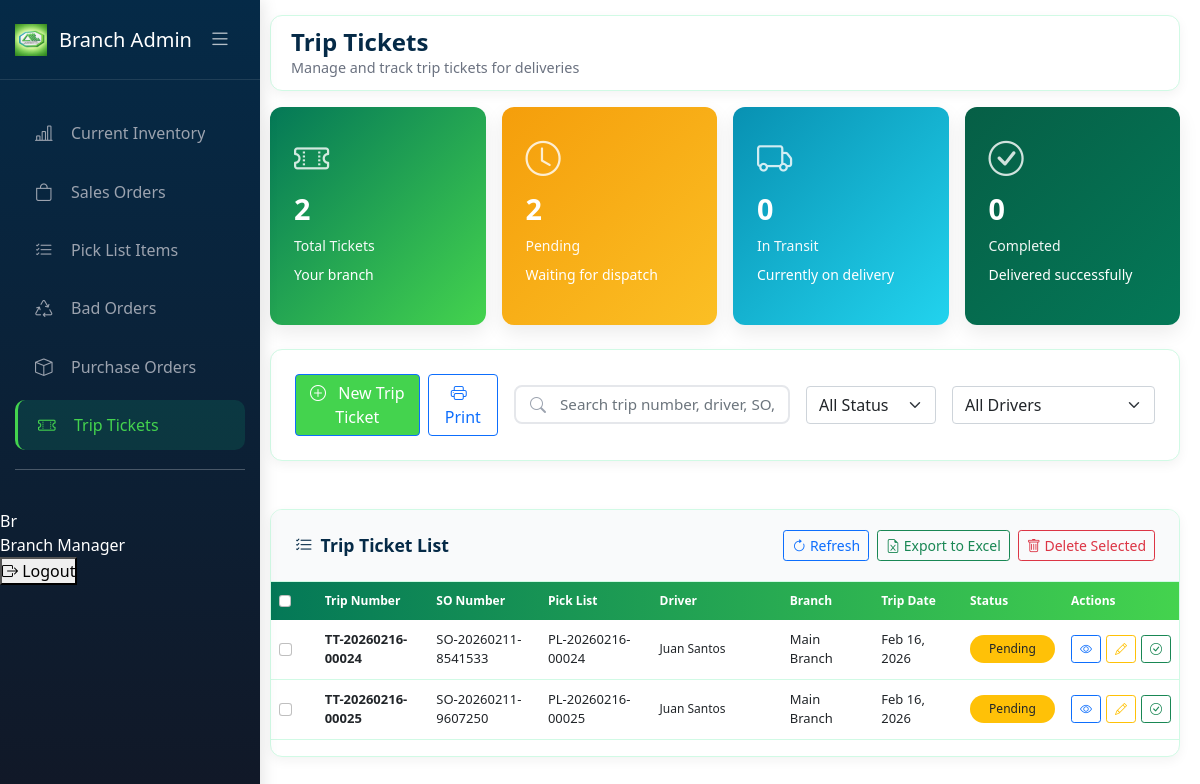
/BranchAdmin/trip_tickets.php (signed in), run on an earlier commit of the app's database.
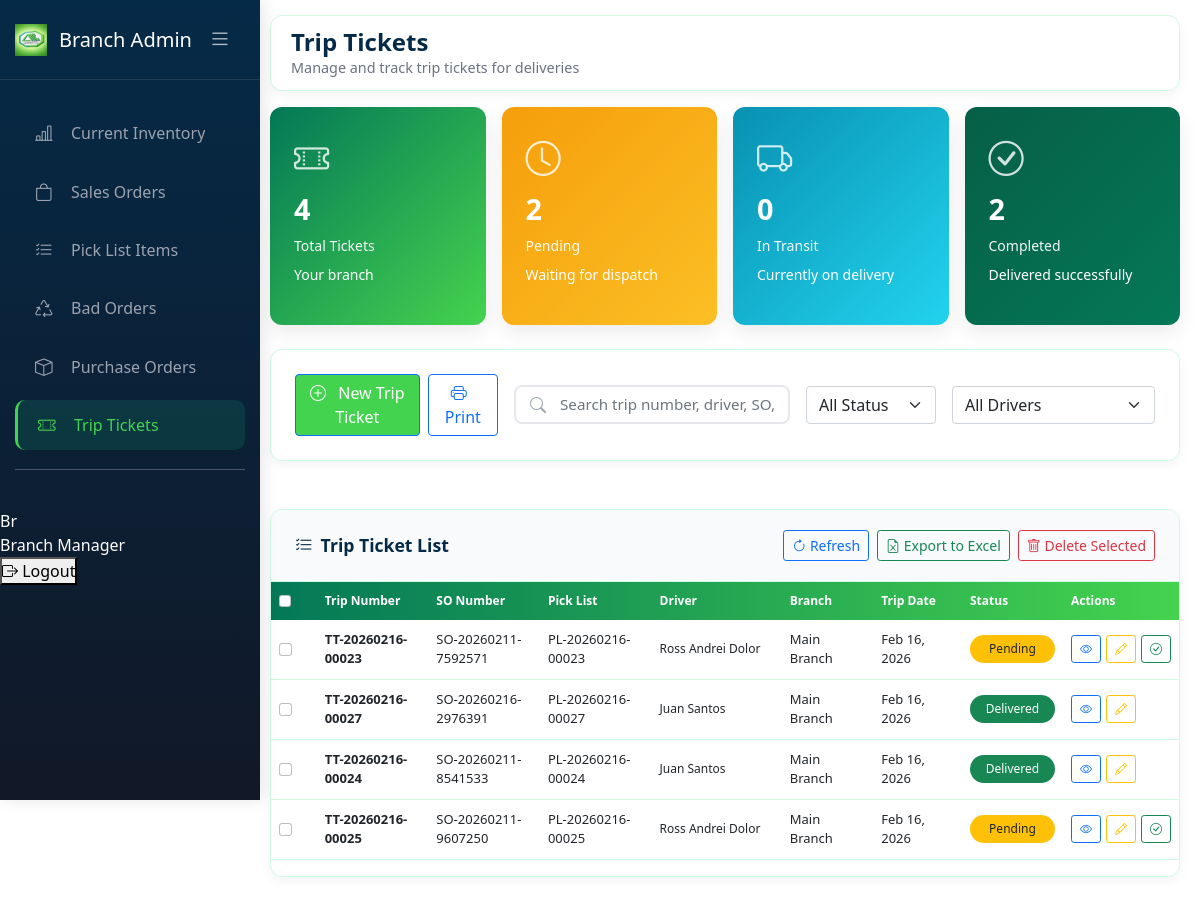
And on a later commit of the database.
### tables this page shows
CREATE TABLE `trip_tickets` (
  `trip_id` int(11) NOT NULL,
  `trip_number` varchar(50) NOT NULL,
  `so_id` int(11) NOT NULL,
  `picklist_id` int(11) DEFAULT NULL,
  `driver_id` int(11) NOT NULL,
  `branch_id` int(11) NOT NULL,
  `trip_date` date NOT NULL,
  `trip_status` enum('planned','in-progress','completed','delayed','cancelled') DEFAULT 'planned',
  `start_time` datetime DEFAULT NULL,
  `end_time` datetime DEFAULT NULL,
  `total_stops` int(11) DEFAULT NULL,
  `total_delivered` int(11) DEFAULT 0,
  `total_failed` int(11) DEFAULT 0,
  `remarks` text DEFAULT NULL,
  `created_by` int(11) NOT NULL,
  `created_at` timestamp NOT NULL DEFAULT current_timestamp(),
  `updated_at` timestamp NOT NULL DEFAULT current_timestamp() ON UPDATE current_timestamp(),
  `photo_1` varchar(250) DEFAULT NULL
);

CREATE TABLE `sales_orders` (
  `so_id` int(11) NOT NULL,
  `so_number` varchar(50) NOT NULL,
  `customer_id` int(11) NOT NULL,
  `branch_id` int(11) DEFAULT NULL,
  `order_date` datetime NOT NULL,
  `delivery_date` date DEFAULT NULL,
  `total_amount` decimal(12,2) NOT NULL,
  `order_status` enum('pending','confirmed','processing','ready','delivered','cancelled') DEFAULT 'pending',
  `created_by` int(11) NOT NULL,
  `created_at` timestamp NOT NULL DEFAULT current_timestamp(),
  `updated_at` timestamp NOT NULL DEFAULT current_timestamp() ON UPDATE current_timestamp()
);

CREATE TABLE `branches` (
  `branch_id` int(11) NOT NULL,
  `branch_name` varchar(100) NOT NULL,
  `branch_code` varchar(20) NOT NULL,
  `address` varchar(255) DEFAULT NULL,
  `city` varchar(50) DEFAULT NULL,
  `contact_number` varchar(20) DEFAULT NULL,
  `manager_id` int(11) DEFAULT NULL,
  `status` enum('active','inactive') DEFAULT 'active',
  `created_at` timestamp NOT NULL DEFAULT current_timestamp(),
  `updated_at` timestamp NOT NULL DEFAULT current_timestamp() ON UPDATE current_timestamp()
);

### BranchAdmin/trip_tickets.php (the view, shortened to what the rows shown need)
<?php
require_once '../config/database.php';
$branch_id = $_SESSION['branch_id'] ?? 0;
$view_all_branches = $_SESSION['view_all_branches'] ?? false;
$tt_branch_column_exists = false;
$check_tt_column = $conn->query("SHOW COLUMNS FROM trip_tickets LIKE 'branch_id'");
if ($check_tt_column && $check_tt_column->num_rows > 0) {
    $tt_branch_column_exists = true;
}
if ($tt_branch_column_exists && !$view_all_branches) {
    $branch_condition = "AND tt.branch_id = $branch_id";
}
$trip_result = $conn->query($trip_query);
$trip_tickets = $trip_result->fetch_all(MYSQLI_ASSOC);
function getTripStatusClass($status) {
    return match($status) {
        'planned' => 'bg-warning text-dark',
        'pending' => 'bg-warning text-dark',
        'in-progress' => 'bg-primary text-white',
        'completed' => 'bg-success text-white',
        'cancelled' => 'bg-danger text-white',
        'delayed' => 'bg-info text-white',
        default => 'bg-secondary text-white'
    };
}
function getTripStatusText($status) {
    return match($status) {
        'planned' => 'Pending',
        'pending' => 'Pending',
        'in-progress' => 'In Transit',
        'completed' => 'Delivered',
        'cancelled' => 'Cancelled',
        'delayed' => 'Delayed',
        default => ucfirst(str_replace('-', ' ', $status))
    };
}
function formatDateOnly($dateStr) {
    $date = new DateTime($dateStr);
    return $date->format('M d, Y');
}
?>
<!DOCTYPE html>
<html lang="en">
<head>
    <link rel="stylesheet" href="../css/current_inventory.css">
    <link href="https://cdn.jsdelivr.net/npm/bootstrap@5.1.3/dist/css/bootstrap.min.css" rel="stylesheet">
    <link rel="stylesheet" href="https://cdn.jsdelivr.net/npm/bootstrap-icons@1.8.1/font/bootstrap-icons.css">
    <link rel="stylesheet" href="https://cdnjs.cloudflare.com/ajax/libs/font-awesome/6.4.0/css/all.min.css">
    <link href="https://cdn.jsdelivr.net/npm/sweetalert2@11/dist/sweetalert2.min.css" rel="stylesheet">
</head>
<body>
    <div id="appPage">
        <div class="main-content" id="mainContent">
            <div id="tripTicketsContent" class="page-content active">
                <div class="navbar-top">
                    <div class="page-title">
                        <h2>Trip Tickets</h2>
                    </div>
                </div>
                <div class="data-table">
                    <div class="table-container">
                        <table class="table custom-table compact-table" id="tripTicketsTable">
                            <thead>
                                <tr>
                                    <th width="50">
                                        <input type="checkbox" class="form-check-input" id="selectAll" onclick="toggleSelectAll()">
                                    </th>
                                    <th width="120">Trip Number</th>
                                    <th width="120">SO Number</th>
                                    <th width="120">Pick List</th>
                                    <th width="150">Driver</th>
                                    <th width="100">Branch</th>
                                    <th width="100">Trip Date</th>
                                    <th width="100">Status</th>
                                    <th width="100">Actions</th>
                                </tr>
                            </thead>
                            <tbody id="tripTicketsTableBody">
                                <?php if (empty($trip_tickets)): ?>
                                <tr>
                                    <td colspan="<?= ($tt_branch_column_exists && $view_all_branches) ? '10' : '9' ?>" class="text-center py-4">
                                        <i class="bi bi-inbox fs-1 d-block text-muted mb-2"></i>
                                        <p class="text-muted mb-0">
                                            No trip tickets found
                                            <?php if ($tt_branch_column_exists && !$view_all_branches): ?>
                                                for your branch
                                            <?php endif; ?>
                                        </p>
                                    </td>
                                </tr>
                                <?php else: ?>
                                    <?php foreach ($trip_tickets as $ticket):
                                        $driver_display = $ticket['picklist_driver_name'] ?: $ticket['driver_name'] ?: 'Unassigned';
                                    ?>
                                    <tr class="trip-row"
                                        data-id="<?= $ticket['trip_id'] ?>"
                                        data-trip-number="<?= htmlspecialchars($ticket['trip_number']) ?>"
                                        data-driver="<?= htmlspecialchars($driver_display) ?>"
                                        data-status="<?= $ticket['trip_status'] ?>"
                                        data-branch="<?= $ticket['branch_id'] ?? '' ?>">
                                        <td>
                                            <input type="checkbox" class="form-check-input ticket-checkbox" value="<?= $ticket['trip_id'] ?>">
                                        </td>
                                        <td><strong><?= htmlspecialchars($ticket['trip_number']) ?></strong></td>
                                        <td>
                                            <?php if ($ticket['so_number']): ?>
                                                <a href="javascript:void(0)" onclick="viewSalesOrder(<?= $ticket['so_id'] ?>)">
                                                    <?= htmlspecialchars($ticket['so_number']) ?>
                                                </a>
                                            <?php else: ?>
                                                <span class="text-muted">N/A</span>
                                            <?php endif; ?>
                                        </td>
                                        <td>
                                            <?php if ($ticket['pick_list_number']): ?>
                                                <a href="javascript:void(0)" onclick="viewPickList(<?= $ticket['picklist_id'] ?>)">
                                                    <?= htmlspecialchars($ticket['pick_list_number']) ?>
                                                </a>
                                            <?php else: ?>
                                                <span class="text-muted">N/A</span>
                                            <?php endif; ?>
                                        </td>
                                        <td>
                                            <div class="driver-info">
                                                <?= htmlspecialchars($driver_display) ?>
                                            </div>
                                        </td>
                                        <td><?= htmlspecialchars($ticket['branch_name']) ?></td>
                                        <td><?= formatDateOnly($ticket['trip_date']) ?></td>
                                        <td>
                                            <span class="status-badge <?= getTripStatusClass($ticket['trip_status']) ?>">
                                                <?= getTripStatusText($ticket['trip_status']) ?>
                                            </span>
                                        </td>
                                        <td>
                                            <div class="table-actions">
                                                <button class="btn btn-sm btn-outline-primary btn-icon-sm" onclick="viewTripTicket('<?= htmlspecialchars($ticket['trip_number']) ?>')" title="View">
                                                    <i class="bi bi-eye"></i>
                                                </button>
                                                <button class="btn btn-sm btn-outline-warning btn-icon-sm" onclick="editTripTicket('<?= htmlspecialchars($ticket['trip_number']) ?>')" title="Edit">
                                                    <i class="bi bi-pencil"></i>
                                                </button>
                                                <?php if ($ticket['trip_status'] != 'completed'): ?>
                                                <button class="btn btn-sm btn-outline-success btn-icon-sm" onclick="finalizeTripTicket(<?= $ticket['trip_id'] ?>)" title="Finalize">
                                                    <i class="bi bi-check-circle"></i>
                                                </button>
                                                <?php endif; ?>
                                            </div>
                                        </td>
                                    </tr>
                                    <?php endforeach; ?>
                                <?php endif; ?>
                            </tbody>
                        </table>
                    </div>
                </div>
            </div>
        </div>
    </div>
</body>
</html>

What changed in the data, as far as the page shows it:
added trip_tickets: trip_number "TT-20260216-00023", so.so_number "SO-20260211-7592571", pick_list_number "PL-20260216-00023", driver_display "Ross Andrei Dolor", branch.branch_name "Main Branch", trip_date "Feb 16, 2026", trip_status "Pending"
added trip_tickets: trip_number "TT-20260216-00027", so.so_number "SO-20260216-2976391", pick_list_number "PL-20260216-00027", driver_display "Juan Santos", branch.branch_name "Main Branch", trip_date "Feb 16, 2026", trip_status "Delivered"
changed trip_tickets "TT-20260216-00024": trip_status "Pending" → "Delivered"
computed for trip_tickets "TT-20260216-00025": driver_display "Juan Santos" → "Ross Andrei Dolor"
Also different on the page:
$statTotalTickets: "2" → "4"
$statCompletedTrips: "0" → "2"
